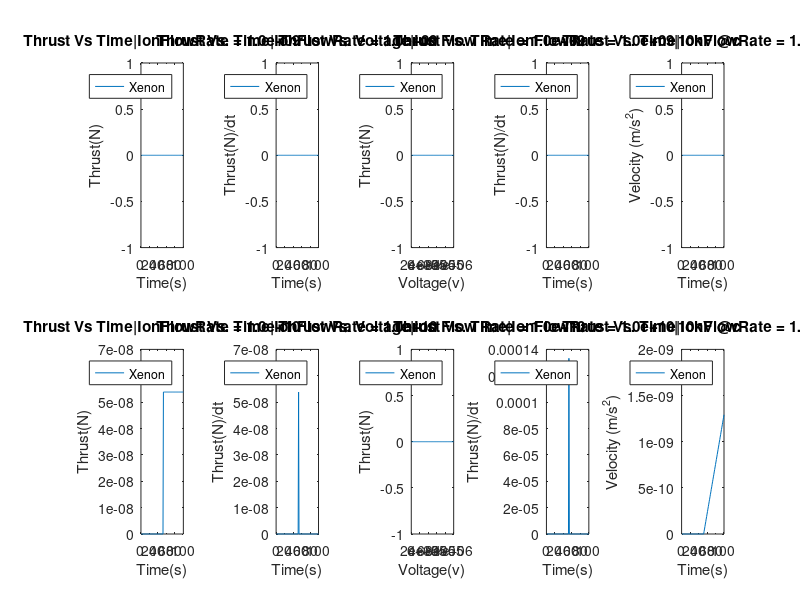
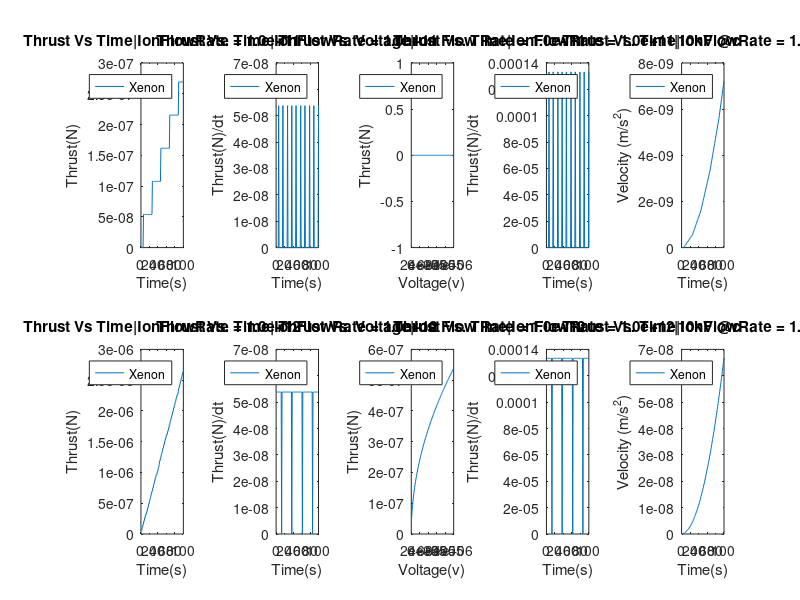

MATLAB code for these plots, in order: (Note: a time limit stopped this script after it produced the figures.)
%2/21/20 - 9:01AM
%source: https://github.com/mccarts3/IonThruster/blob/master/IonThrusterVer3.m

clc
clear all
close all

%Constants
mol = 6.02*10^23; % A's Number atoms/mol
xenonAtomicMass = 131.29;   %g/mol
xenonIonMass = xenonAtomicMass / (mol*1000);    %kg/ions

%display xenon ion mass
fprintf('Xenon Ion Mass = %d\n', xenonIonMass);

%Note Ion if negatively charge have more mass than atoms

q = 1.602*10^-19;   %charge of electron || Assumed
speedOfLight = 3*10^8;

%values to change
rocketMass = 1999.8;    %kilograms
fuelMass = .2;  %kilograms
ionFlowRate = 1*10^10;  %(atom/ion)/sec  || Assumed
Voltage = 10000;

totalMass = rocketMass + fuelMass;

%End Constants
ionVelocity = sqrt(2*q*Voltage/xenonIonMass);

%displaying ion velocity
fprintf('Xenon Velocity = %d', ionVelocity);


%Array
timeArray = 1:100;
voltageArray = 1:100;
voltageArray = 1*10^4*voltageArray;     %starting from 10kV to 1MV

ThrustTimeXenon = 1:100;
velTimeXenon = 1:100;
ThrustVoltageXenon = 1:100;
accelTimeXenon = 1:100;
ThrustTimeXenondt = 1:100;


%Speed of Light
ThrustTimeXenonC = 1:100;
ThrustVoltageXenonC = 1:000;
accelTimeXenonC = 1:100;

k = 1;

for j = 1:15;   
   
    if j == 1 
        ionFlowRate = 1*10^9;
    elseif j ==2
        ionFlowRate = 1*10^10;
    elseif j == 3
        ionFlowRate = 1*10^11;
    elseif j == 4
        ionFlowRate = 1*10^12;
    elseif j == 5
        ionFlowRate = 1*10^13;
    elseif j == 6
        ionFlowRate = 1*10^14;
    elseif j == 7
        ionFlowRate = 1*10^15;
    elseif j == 8
        ionFlowRate = 1*10^16;
    elseif j == 9
        ionFlowRate = 1*10^17;
    elseif j == 10
        ionFlowRate = 1*10^18;
    elseif j == 11
        ionFlowRate = 1*10^19;
    elseif j == 12
        ionFlowRate = 1*10^20;
    elseif j == 13
        ionFlowRate = 1*10^21;
    elseif j == 14
        ionFlowRate = 1*10^22;
    else
        ionFlowRate = 1*10^23;
    end
    
for n = 1:100;
    if n == 1
        velTimeXenon(n) = sqrt(2*q*Voltage/xenonIonMass)*log((totalMass)/(totalMass - ionFlowRate*xenonIonMass*timeArray(n)));
        
    else
        velTimeXenon(n) = sqrt(2*q*Voltage/xenonIonMass)*log((totalMass)/(totalMass - ionFlowRate*xenonIonMass*timeArray(n))) + velTimeXenon(n-1);
        
    end
    
        ThrustVoltageXenon(n) = (totalMass - ionFlowRate*xenonIonMass*timeArray(2))*sqrt(2*q*voltageArray(n)/xenonIonMass)*log((totalMass - ionFlowRate*xenonIonMass*timeArray(1))/(totalMass - ionFlowRate*xenonIonMass*timeArray(2))); 
        
        ThrustTimeXenon(n) = (totalMass - ionFlowRate*xenonIonMass*timeArray(n))*sqrt(2*q*Voltage/xenonIonMass)*log((totalMass)/(totalMass - ionFlowRate*xenonIonMass*timeArray(n))); 
                
        ThrustVoltageXenonC(n) = (totalMass - ionFlowRate*xenonIonMass*timeArray(50))*speedOfLight*log((totalMass - ionFlowRate*xenonIonMass*timeArray(49))/(totalMass - ionFlowRate*xenonIonMass*timeArray(50))); 
        
    if n == 1
        ThrustTimeXenondt(n) = (totalMass - ionFlowRate*xenonIonMass*timeArray(n))*sqrt(2*q*Voltage/xenonIonMass)*log((totalMass)/(totalMass - ionFlowRate*xenonIonMass*timeArray(n))); 
        
        accelTimeXenon(n) = sqrt(2*q*Voltage/xenonIonMass)*log((totalMass)/(totalMass - ionFlowRate*xenonIonMass*timeArray(n))); 
        
        ThrustTimeXenonC(n) = (totalMass - ionFlowRate*xenonIonMass*timeArray(n))*speedOfLight*log((totalMass)/(totalMass - ionFlowRate*xenonIonMass*timeArray(n))); 
        
        accelTimeXenonC(n) = speedOfLight*log((totalMass)/(totalMass - ionFlowRate*xenonIonMass*timeArray(n))); 
    else
        ThrustTimeXenondt(n) = (totalMass - ionFlowRate*xenonIonMass*timeArray(n))*sqrt(2*q*Voltage/xenonIonMass)*log((totalMass - ionFlowRate*xenonIonMass*timeArray(n-1))/(totalMass - ionFlowRate*xenonIonMass*timeArray(n))); 

        accelTimeXenon(n) = sqrt(2*q*Voltage/xenonIonMass)*log((totalMass - ionFlowRate*xenonIonMass*timeArray(n-1))/(totalMass - ionFlowRate*xenonIonMass*timeArray(n))); 
       
        ThrustTimeXenonC(n) = (totalMass - ionFlowRate*xenonIonMass*timeArray(n))*speedOfLight*log((totalMass - ionFlowRate*xenonIonMass*timeArray(n-1))/(totalMass - ionFlowRate*xenonIonMass*timeArray(n))); 

        accelTimeXenonC(n) = speedOfLight*log((totalMass - ionFlowRate*xenonIonMass*timeArray(n-1))/(totalMass - ionFlowRate*xenonIonMass*timeArray(n))); 
    end
    
    if ionFlowRate*xenonIonMass*timeArray(n) > fuelMass
        ThrustTimeXenon(n) = 0;
        ThrustTimeXenondt(n) = 0;
        ThrustVoltageXenon(n) = 0;
        accelTimeXenon(n) = 0;
        ThrustTimeXenonC(n) = 0;
        ThrustVoltageXenonC(n) = 0;
        accelTimeXenonC(n) = 0;
    end
end

if (j-1)/2 == 1||(j-1)/2 == 2||(j-1)/2 == 3 || j == 1||(j-1)/2 == 4||(j-1)/2 == 5||(j-1)/2 == 6||(j-1)/2 == 7
    figure('units','normalized','outerposition',[0 0 1 1]) % Maximize plot window
    k = 1;
end

subplot(2,5, 5*k - 4);
plot(timeArray, ThrustTimeXenon);
title(sprintf('Thrust Vs Time|IonFlowRate = %.1e', ionFlowRate));
xlabel('Time(s)');
ylabel('Thrust(N)');
legend('Xenon');

subplot(2,5,5*k - 3);
plot(timeArray, ThrustTimeXenondt);
title(sprintf('Thrust Vs. Time|IonFlowRate = %.1e', ionFlowRate'));
xlabel('Time(s)');
ylabel('Thrust(N)/dt');
legend('Xenon');

subplot(2,5,5*k - 2);
plot(voltageArray, ThrustVoltageXenon);
title(sprintf('Thrust Vs. Voltage|Ion Flow Rate = %.1e', ionFlowRate'));
xlabel('Voltage(v)');
ylabel('Thrust(N)');
legend('Xenon');

subplot(2,5,5*k - 1);
plot(timeArray, ThrustTimeXenonC);
title(sprintf('Thrust Vs. Time|IonFlowRate = %.1e|10kV @c', ionFlowRate'));
xlabel('Time(s)');
ylabel('Thrust(N)/dt');
legend('Xenon');

subplot(2,5,5*k);
plot(timeArray, velTimeXenon);
title(sprintf('Thrust Vs. Time|IonFlowRate = %.1e', ionFlowRate'));
xlabel('Time(s)');
ylabel('Velocity (m/s^{2})');
legend('Xenon');

k = k + 1;
end
